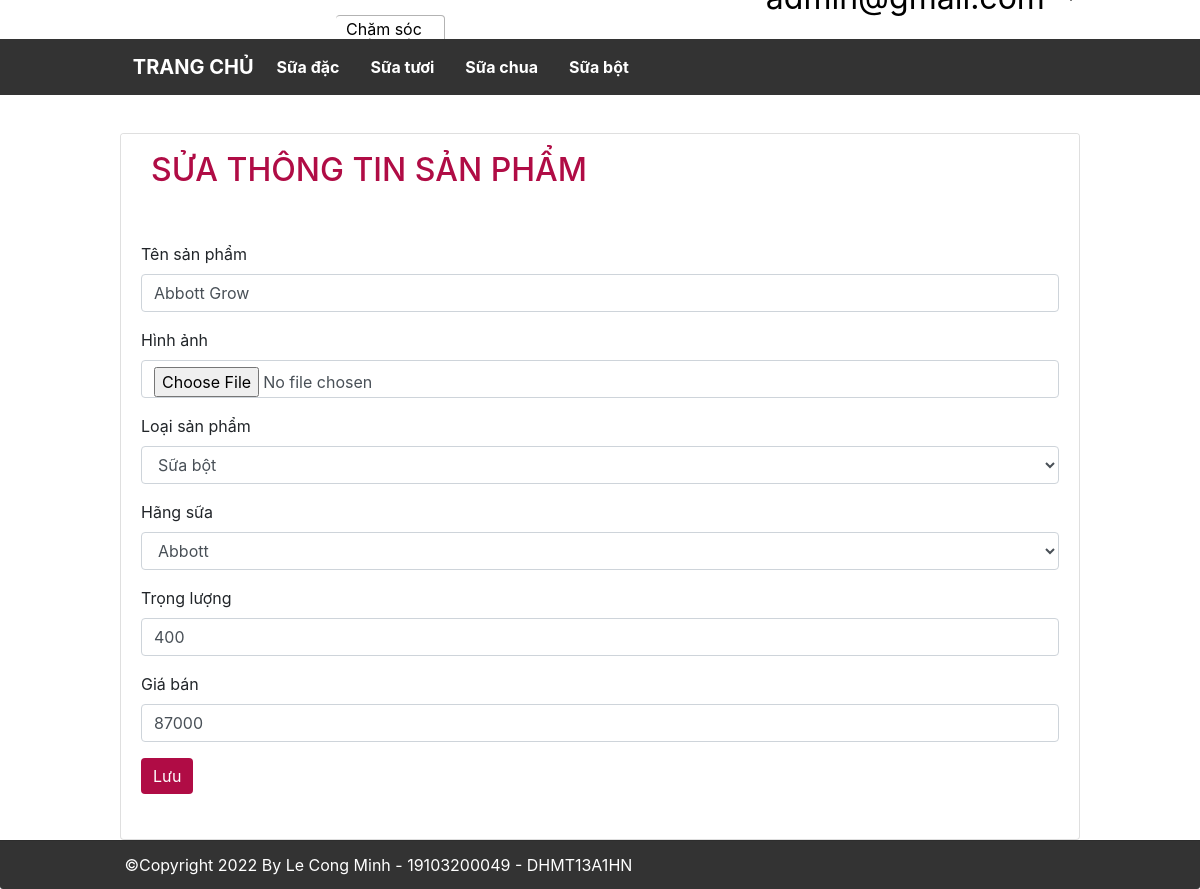
The app's page /index.php?action=edit_c&id=1 (signed in) with its own data.
### tables this page shows
CREATE TABLE `categories` (
  `category_id` INT(5) NOT NULL AUTO_INCREMENT,
  `category_name` VARCHAR(50) NULL COLLATE 'utf8mb4_unicode_ci',
  PRIMARY KEY (`category_id`))
COLLATE='utf8mb4_unicode_ci';

CREATE TABLE `products` (
  `product_id` INT(5) NOT NULL AUTO_INCREMENT,
  `product_name` VARCHAR(50) NULL COLLATE 'utf8mb4_unicode_ci',
  `image` VARCHAR(200) NULL,
  `category_id` INT(5) NOT NULL,
  `brand_id` INT(5) NOT NULL,
  `weight` INT(11),
  `price` INT(11) NULL,
  PRIMARY KEY (`product_id`),
  FOREIGN KEY (`category_id`) REFERENCES `categories`(`category_id`),
  FOREIGN KEY (`brand_id`) REFERENCES `brands`(`brand_id`))
COLLATE='utf8mb4_unicode_ci';

CREATE TABLE `brands` (
  `brand_id` INT(5) NOT NULL AUTO_INCREMENT,
  `brand_name` VARCHAR(50) NULL COLLATE 'utf8mb4_unicode_ci',
  PRIMARY KEY (`brand_id`))
COLLATE='utf8mb4_unicode_ci';

### models/Connect.php (called while the page is built, shortened)
<?php
class Connect
{
    private $host = 'localhost';
    private $user = 'root';
    private $pass = '';
    private $database = 'ql_ban_sua';
    public function connectDB()
    {
        $connect = mysqli_connect($this->host, $this->user, $this->pass, $this->database);
        mysqli_set_charset($connect, 'utf8');
        return $connect;
    }
    public function excuteQuery($sql)
    {
        $connect = $this->connectDB();
        $result = mysqli_query($connect, $sql);
        return $result;
    }
}

### models/Category.php (called while the page is built, shortened)
<?php
require_once 'models/Connect.php';
require 'models/CategoryObject.php';
class Category
{
    public function all()
    {
        $sql = "select * from categories";
        $result = (new Connect())->excuteQuery($sql);
        $arr = [];
        foreach ($result as $each) {
            $object = new CategoryObject($each);
            $arr[] = $object;
        }
        return $arr;
    }
}

### models/CategoryObject.php (called while the page is built, shortened)
<?php
class CategoryObject
{
    private int $categoryId;
    private string $categoryName;
    public function getCategoryId()
    {
        return $this->categoryId;
    }
    public function getCategoryName()
    {
        return $this->categoryName;
    }
    public function __construct($each)
    {
        $this->categoryId = $each['category_id'] ?? -1;
        $this->categoryName = $each['category_name'];
    }
}

### models/Product.php (called while the page is built, shortened)
<?php
require_once 'models/Connect.php';
require 'models/ProductObject.php';
class Product
{
    public function find($id): object
    {
        $sql = "select * from products where product_id = $id";
        $result = (new Connect())->excuteQuery($sql);
        $each = mysqli_fetch_array($result);
        return new ProductObject($each);
    }
}

### models/ProductObject.php (called while the page is built, shortened)
<?php
class ProductObject
{
    private string $productName;
    private int $categoryId;
    private int $brandId;
    private int $weight;
    private int $price;
    public function getProductName()
    {
        return $this->productName;
    }
    public function getCategoryId()
    {
        return $this->categoryId;
    }
    public function getBrandId()
    {
        return $this->brandId;
    }
    public function getWeight()
    {
        return $this->weight;
    }
    public function getPrice()
    {
        return $this->price;
    }
    public function __construct($each, $files = null)
    {
        $this->productName = $each['product_name'];
        $this->categoryId = $each['category_id'] ?? -1;
        $this->brandId = $each['brand_id'] ?? -1;
        $this->weight = $each['weight'];
        $this->price = $each['price'];
    }
}

### models/Brand.php (called while the page is built, shortened)
<?php
require_once 'models/Connect.php';
require 'models/BrandObject.php';
class Brand
{
    public function all()
    {
        $sql = "select * from brands";
        $result = (new Connect())->excuteQuery($sql);
        $arr = [];
        foreach ($result as $each) {
            $object = new BrandObject($each);
            $arr[] = $object;
        }
        return $arr;
    }
}

### models/BrandObject.php (called while the page is built, shortened)
<?php
class BrandObject
{
    private int $brandId;
    private string $brandName;
    public function getBrandId()
    {
        return $this->brandId;
    }
    public function getBrandName()
    {
        return $this->brandName;
    }
    public function __construct($each)
    {
        $this->brandId = $each['brand_id'];
        $this->brandName = $each['brand_name'];
    }
}

### views/product/update.php (the view, shortened to what this page needs)
<div class="container-fluid">
    <div class="card">
        <div class="card-header">
            <h2>Sửa thông tin sản phẩm</h2>
        </div>
        <div class="card-body">
            <form action="?action=update" method="post" enctype="multipart/form-data">
                <div class="form-group">
                    <label for="">Tên sản phẩm</label>
                    <input type="text" name="product_name" class="form-control" required value="<?php echo $each->getProductName(); ?>">
                </div>
                <div class="form-group">
                    <label for="">Hình ảnh</label>
                    <input type="file" name="image" class="form-control">
                </div>
                <div class="form-group">
                    <label for="">Loại sản phẩm</label>
                    <select name="category_id" class="form-control" required>
                        <?php foreach ($categories as $category) : ?>
                            <option value="<?php echo $category->getCategoryId(); ?>" <?php if ($each->getCategoryId() === $category->getCategoryId()) echo "selected"; ?>>
                                <?php echo $category->getCategoryName(); ?>
                            </option>
                        <?php endforeach ?>
                    </select>
                </div>
                <div class="form-group">
                    <label for="">Hãng sữa</label>
                    <select name="brand_id" class="form-control" required>
                        <?php foreach ($brands as $brand) : ?>
                            <option value="<?php echo $brand->getBrandId(); ?>" <?php if ($each->getBrandId() === $brand->getBrandId()) echo "selected"; ?>>
                                <?php echo $brand->getBrandName(); ?>
                            </option>
                        <?php endforeach ?>
                    </select>
                </div>
                <div class="form-group">
                    <label for="">Trọng lượng</label>
                    <input type="number" name="weight" class="form-control" min="0" required value="<?php echo $each->getWeight(); ?>">
                </div>
                <div class="form-group">
                    <label for="">Giá bán</label>
                    <input type="number" name="price" min="0" class="form-control" required value="<?php echo $each->getPrice(); ?>">
                </div>
                <button type="submit" name="sbm" class="btn btn-primary">Lưu</button>
            </form>
        </div>
    </div>
</div>

### views/Header.php (shortened to what this page needs)
<?php
require_once 'models/Category.php';
$categoryArr = (new Category())->all();
$user = isset($_SESSION['email']) ?  $_SESSION['email'] : [];
?>
<div class="user_option_box">
    <div class="logo">
        <a href="index.php"><img src="https://media.bibomart.com.vn/media/logo/stores/1/logo-bbm.jpg.jpg" alt=""></a>
        <div class="change-area">
            <a class="ct-area">
                <span>Chăm sóc</br>khách hàng</span>
            </a>
        </div>
    </div>
    <a class="account">
        <?php if (isset($user['email'])) { ?>
            <li class="dropdown">
                <a href="#" class="dropdown-toggle" data-toggle="dropdown"><img src="https://hasaki.vn/images/graphics/icon_header_2.svg" alt=""><?php echo $user['email']; ?> <b class="caret"></b></a>
            </li>
        <?php } else { ?>
            <a href="index.php?action=login" class="account-link"><img src="https://hasaki.vn/images/graphics/icon_header_2.svg" alt=""><button type="submit" name="sbm" class="btn btn-login btn-primary">Đăng nhập</button><b class="caret"></b></a>
        <?php } ?>
    </a>
</div>
<nav id="navbar_top" class="navbar navbar-expand-sm navbar-dark" style="background-color: #333; z-index: 100;">
    <div class="nav-container">
        <a class="navbar-brand" href="index.php">TRANG CHỦ</a>
        <div class="collapse navbar-collapse" id="collapsibleNavId">
            <ul class="navbar-nav mr-auto mt-2 mt-lg-0">
                <?php foreach ($categoryArr as $each) : ?>
                    <li class="nav-item active">
                        <a class="nav-link" href="?category=<?php echo $each->getCategoryId(); ?>"><?php echo $each->getCategoryName(); ?></a>
                    </li>
                <?php endforeach; ?>
            </ul>
        </div>
    </div>
</nav>

### css/style.css (style rules this page uses)
:root { --main-color: #b00c45; }
.logo>a { width: 20%; }
.card-body { min-height: 77.1vh; }
a.dropdown-toggle { position: absolute; top: -65px; right: 10%; text-align: right; color: #000; font-size: xx-large; text-decoration: none; }
.logo, .logo:hover { padding-left: 10%; padding-top: 10px; text-decoration: none; display: flex; }
.card-header { background-color: #fff; text-align: left; position: relative; border: 0; padding-bottom: 20px; }
#title, h2 { font-weight: 500; display: inline-block; color: var(--main-color); padding: 5px 0; padding-left: 10px; text-transform: uppercase; }
div.container-fluid { padding: 0; }
div.change-area { margin: 5px 5px 0 10px; position: relative; cursor: pointer; width: 200px; }
a.ct-area, a.ct-area:hover { margin-left: -10px; position: absolute; border-radius: 4px; padding: 5px 10px; color: black; text-decoration: none; border: rgb(179, 179, 179) thin solid; height: fit-content; border-left: none; }
a.ct-area span { display: block; position: relative; line-height: 1; }
.btn-primary, .btn-primary:hover { background-color: var(--main-color); border: var(--main-color); }
.dropdown { list-style-type: none }
.nav-container { width: 80%; margin: 0 auto; display: flex; }
.navbar-brand, .active { font-weight: bold; margin-right: 15px; }

### records on screen
categories: category_name "Sữa đặc"
categories: category_name "Sữa tươi"
categories: category_name "Sữa chua"
categories: category_name "Sữa bột"
products: product_name "Abbott Grow", category_id "Sữa bột", brand_id "Abbott", weight "400", price "87000"
